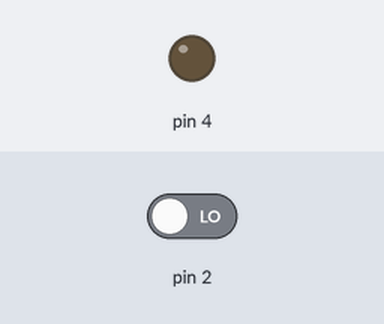
Recording of a sketch running on a simulated Arduino Uno, built with avr-gcc and run on an emulated ATmega328P. Shown: output pins drawn as LEDs (lit = HIGH). The inputs (shaded band) are chosen by the test bench; at power-on: pin 2 LOW.

Above: at 1.2 s.
1.3 s: pin 2 driven HIGH
At 1.8 s:
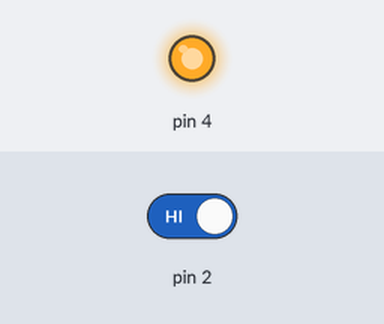
Timing chart, 0 to 4.3 s (numbered marks = the images above; inputs shaded):
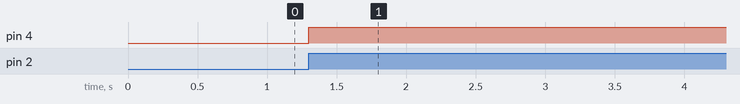

The sketch:

serialx.ino
```cpp
#define SERIAL_STATE_IDLE      0
#define SERIAL_STATE_RECEIVING 1
#define SERIAL_BUFFER_LENGTH   20

static volatile uint8_t serial_state;
static uint8_t serial_buffer[SERIAL_BUFFER_LENGTH];
static volatile uint8_t serial_buf_wp, serial_buf_rp;

static volatile uint8_t receiving_byte;

static volatile uint32_t time_startbit_noticed;
static volatile uint8_t next_bit_order;
static volatile uint8_t waiting_stop_bit;
static uint16_t one_byte_duration;
static uint16_t one_bit_duration;
static uint16_t one_bit_write_duration;
static uint16_t half_of_one_bit_duration;

void setup()
{
  init_serial(9600);
}

void loop()
{
  if (serial_available())
    serial_write(serial_read());
}


void init_serial(uint32_t baud_rate)
{
  pinMode(2, INPUT);
  pinMode(4, OUTPUT);

  serial_state = SERIAL_STATE_IDLE;

  one_byte_duration = 9500000 / baud_rate;
  one_bit_duration = 1000000 / baud_rate;
  one_bit_write_duration = one_bit_duration - 1;
  half_of_one_bit_duration = 500000 / baud_rate;

  PCMSK2 |= 4; //PCINT18;
  PCIFR &= ~4; //PCIF2;
  PCICR |= 4; // PCIE2;
}

ISR(PCINT2_vect)
{
  uint32_t tm = micros();
  if (serial_state == SERIAL_STATE_IDLE)
  {
    time_startbit_noticed = tm;
    serial_state = SERIAL_STATE_RECEIVING;
    receiving_byte = 0xFF;
    next_bit_order = 0;
  }
  else if (tm - time_startbit_noticed > one_byte_duration)
  {
    serial_buffer[serial_buf_wp] = receiving_byte;
    serial_buf_wp++;
    if (serial_buf_wp == SERIAL_BUFFER_LENGTH) serial_buf_wp = 0;
    time_startbit_noticed = tm;
    receiving_byte = 0xFF;
    next_bit_order = 0;
  }
  else if (PIND & 4)
  {
    int8_t new_next_bit_order = (tm - time_startbit_noticed - half_of_one_bit_duration) / one_bit_duration;
    while (next_bit_order < new_next_bit_order)
    {
      receiving_byte &= ~(1 << next_bit_order);
      next_bit_order++;
    }
    if (next_bit_order == 8)
    {
      serial_buffer[serial_buf_wp] = receiving_byte;
      serial_buf_wp++;
      if (serial_buf_wp == SERIAL_BUFFER_LENGTH) serial_buf_wp = 0;
      serial_state = SERIAL_STATE_IDLE;
    }
  } else
    next_bit_order = (tm - time_startbit_noticed - half_of_one_bit_duration) / one_bit_duration;
}

uint8_t serial_available()
{
  cli();
  if (serial_buf_rp != serial_buf_wp)
  {
    sei();
    return 1;
  }
  if (serial_state == SERIAL_STATE_RECEIVING)
  {
    uint32_t tm = micros();
    if (tm - time_startbit_noticed > one_byte_duration)
    {
      serial_state = SERIAL_STATE_IDLE;
      serial_buffer[serial_buf_wp] = receiving_byte;
      serial_buf_wp++;
      if (serial_buf_wp == SERIAL_BUFFER_LENGTH) serial_buf_wp = 0;
      sei();
      return 1;
    }
  }
  sei();
  return 0;
}

int16_t serial_read()
{
  cli();
  if (serial_buf_rp != serial_buf_wp)
  {
    uint8_t ch = serial_buffer[serial_buf_rp];
    serial_buf_rp++;
    if (serial_buf_rp == SERIAL_BUFFER_LENGTH) serial_buf_rp = 0;
    sei();
    return ch;
  }

  if (serial_state == SERIAL_STATE_RECEIVING)
  {
    uint32_t tm = micros();
    if (tm - time_startbit_noticed > one_byte_duration)
    {
      uint8_t ch = receiving_byte;
      serial_state = SERIAL_STATE_IDLE;
      sei();
      return ch;
    }
  }
  sei();
  return -1;
}

void serial_write(uint8_t ch)
{
#ifdef ECHO_BT_TO_USB
  Serial.print((char)ch);
#endif
  PORTD &= ~16;
  delayMicroseconds(one_bit_write_duration);
  for (uint8_t i = 0; i < 8; i++)
  {
    if (ch & 1) PORTD |= 16;
    else PORTD &= ~16;
    ch >>= 1;
    delayMicroseconds(one_bit_write_duration);
  }
  PORTD |= 16;
  delayMicroseconds(one_bit_write_duration);
  delayMicroseconds(one_bit_write_duration);
  delayMicroseconds(one_bit_write_duration);
  delayMicroseconds(one_bit_write_duration);
  delayMicroseconds(one_bit_write_duration);
}

uint16_t serial_readln(uint8_t *ln, uint16_t max_length)
{
  uint16_t len;
  int16_t ch;
  do {
    ch = serial_read();
    if (ch == 13) continue;
  } while (ch == -1);

  do {
    if ((ch != 13) && (ch != 10) && (ch != -1))
    {
      *(ln++) = ch;
      max_length--;
      len++;
    }
    ch = serial_read();
  } while ((ch != 13) && max_length);
  *ln = 0;
  return len;
}

void serial_print_num(int32_t number)
{
  if (number < 0)
  {
    serial_write('-');
    number = -number;
  }
  int32_t rad = 1;
  while (number / rad) rad *= 10;
  if (number > 0) rad /= 10;
  while (rad)
  {
    serial_write((char)('0' + (number / rad)));
    number -= (number / rad) * rad;
    rad /= 10;
  }
}

void serial_print_char(char ch)
{
  serial_write(ch);
}

void serial_print(const char *str)
{
  while (*str) serial_write(*(str++));
}

void serial_println(const char *str)
{
  serial_print(str);
  serial_write(13);
  serial_write(10);
}

void serial_print_flash(const char *str)
{
  int ln = strlen_P(str);
  for (int i = 0; i < ln; i++)
    serial_write(pgm_read_byte(str + i));
}

void serial_println_flash(const char *str)
{
  serial_print_flash(str);
  serial_write(13);
  serial_write(10);
}

void serial_println_num(int32_t number)
{
  serial_print_num(number);
  serial_println();
}

void serial_println_char(char ch)
{
  serial_write(ch);
  serial_println();
}

void serial_println()
{
  serial_write(13);
  serial_write(10);
}
```

Measured:
- after the input at 1.3 s, pin 4: LOW → HIGH at once
